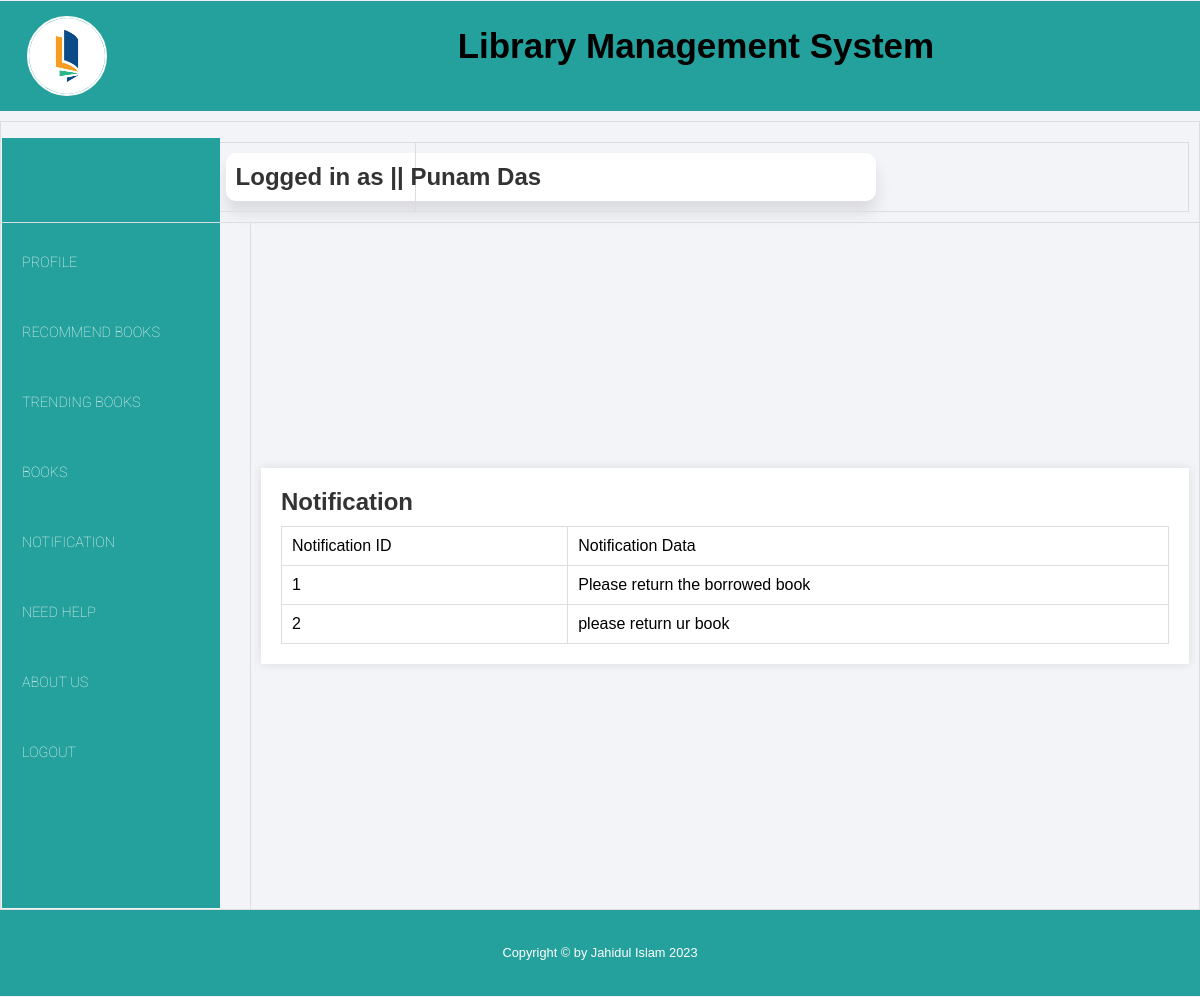
The app's page /views/user_notification.php (signed in) with its own data.
### tables this page shows
CREATE TABLE `notify` (
  `Notification_ID` int(122) NOT NULL,
  `User_ID` varchar(129) NOT NULL,
  `Notification_Data` text NOT NULL
);

### controller/userData.php (called while the page is built)
<?php
$user = $_SESSION['user'];
?>

### views/user_notification.php (the view, shortened to what this page needs)
<?php
include_once("../controller/userData.php");
$userid= $user["id"];
$con = getConnection();
$sql = "select * from notify
WHERE User_ID='".$userid."'";
$result = mysqli_query($con, $sql);
?>
<html>
    <head>
        <link rel="stylesheet" href="https://cdnjs.cloudflare.com/ajax/libs/font-awesome/5.15.1/css/all.min.css"
 />
        <link rel="stylesheet" href="style26.css">
    </head>
<body>
    <div class="container">
            <header>
                <div class="row">
                    <div class="col-lg-4 col-md-12">
                    <div class="logo-div">
                            <a href="#">
                                <img src="book.png">
                            </a>
                    </div>
                    </div>
                    <div class="col-lg-8 col-md-12">
                        <p class="heading-style">Library Management System</p>
                    </div>
                </div>
            </header>
    <center>
        <main>
        <table height=635 width=1080>
            <tr height=70>
                <td colspan="2">
                    <table width = "800">
                    <tr>
                        <td align="center">
                            <div class="card">
                        <h2>Logged in as || <?php echo $user['name'] ?></h2>
                            </div>
                        </td>
                    </tr>
                    </table>
                </td>
            </tr>
            <tr>
                <td rowspan="3" width="250">
                <nav>
                <ul>
                    <li> <a href="profileuser.php">Profile</a></li>
                    <li> <a href="Recommended_Books.php">Recommend Books</a></li>
                    <li> <a href="viewTrendingBook.php">Trending Books</a></li>
                    <li> <a href="books.php">Books</a></li>
                    <li> <a href="user_notification.php">Notification</a></li>
                    <li> <a href="Needhelp.php">Need Help</a></li>
                     <li> <a href="AboutUs.php">About Us</a></li>
                    <li> <a href="../controller/logout.php">Logout</a></li>
                </ul>
                </nav>
                </td>
                <td>
            <div class="not">
        <h2>Notification</h2>
<table cellspacing="0" align="center" cellpadding="5">
     <tr>
        <td>Notification ID</td>
        <td>Notification Data</td>
   </tr>
             <?php while($data = mysqli_fetch_assoc($result)){ ?>
    <tr>
        <td><?=$data['Notification_ID']?></td>
        <td><?=$data['Notification_Data']?></td>
        <?php
            }
        ?>
</table>
                </td>
        </div>
                <footer>
                     <div class="row">
                        <div class="col-lg-12">
                            <p>Copyright © by Jahidul Islam 2023</p>
                        </div>
                    </div>
                </footer>
    </body>
</html>

### views/style26.css (style rules this page uses)
html { scroll-behavior: smooth; }
* { margin: 0; padding: 0; box-sizing: border-box; }
body { font-family: 'Montserrat', sans-serif; }
.container { max-width: 1200px; margin: auto; margin-top: 1px; background: #f2f4f8; }
.row { width: 100%; }
.row::after { content: ''; clear: both; display: block; }
[class*="col-"] { float: left; padding: 15px; }
[class*="col-"] { width: 100%; }
header { background: #24a19c; padding: 0% 1%; text-align: center; }
nav { background: #24a19c; }
nav ul li { display: block; }
nav ul li a { display: block; text-decoration: none; color: white; line-height: 70px; padding: 0 20px; transition: .4s; text-transform: uppercase; font-weight: lighter; font-size: 0.9rem; font-family: 'Roboto', sans-serif; }
img { height: 80px; width: 80px; border-radius: 50%; border: 2px solid white; }
.card { width: 650px; margin: 0px auto; margin-left: -200px; margin-right: 50px; padding: 10px; background-color: #fff; border-radius: 10px; box-shadow: 0 12px 16px rgba(15, 13, 13, 0.1); }
.card h2 { margin: 0; color: #333; }
footer { background: #24a19c; padding: 1%; color: white; margin-bottom: 1px; }
footer p { font-size: 0.8rem; line-height: 32px; text-align: center; }
body { font-family: Arial, sans-serif; background-color: #f0f0f0; margin: 0; padding: 0; }
table { width: 100%; border-collapse: collapse; margin-top: 10px; }
td { padding: 10px; text-align: left; border: 1px solid #ddd; }
h2 { color: #333; }
.not { margin: 20px auto; padding: 20px; background-color: #fff; box-shadow: 0 0 10px rgba(0, 0, 0, 0.1); }
@media (min-width: 768px) { .col-md-12 { width: 100%; } }
@media only screen and (min-width: 992px) { .col-lg-4 { width: 33.33%; } }
@media only screen and (min-width: 992px) { .col-lg-8 { width: 66.66%; margin-top: 10px; margin-left: -100px; font-size: 35px; font-weight: bold; } }
@media only screen and (min-width: 992px) { .col-lg-12 { width: 100%; } }
@media only screen and (min-width: 992px) { .logo-div { text-align: left; } }
@media only screen and (min-width: 992px) { nav { background: #24a19c; margin-top: -95px; margin-bottom: -9px; margin-left: -9px; margin-right: 20px; padding-top: 90px; padding-bottom: 120px; } }
@media only screen and (min-width: 992px) { nav ul li { display: block; } }
@media only screen and (min-width: 992px) { nav ul li a { display: block; text-decoration: none; color: white; line-height: 70px; padding: 0 20px; transition: .4s; text-transform: uppercase; font-weight: lighter; font-size: 0.9rem; font-family: 'Roboto', sans-serif; } }
@media only screen and (min-width: 992px) { .heading-style { margin: auto; } }

### records on screen
notify: Notification_ID "1", Notification_Data "Please return the borrowed book"
notify: Notification_ID "2", Notification_Data "please return ur book"

### other values on screen
$user['name'] "Punam Das"
